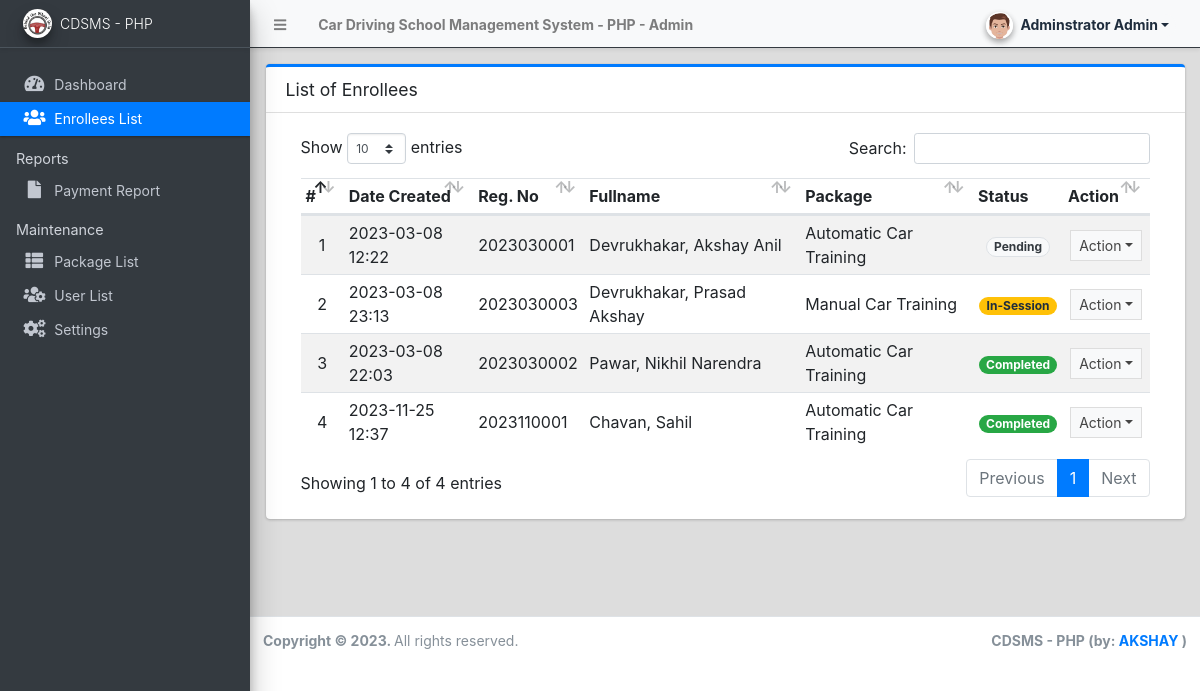
The page /admin/?page=enrollees (signed in) on the database its author committed.
### tables this page shows
CREATE TABLE `enrollee_list` (
  `id` int(30) NOT NULL,
  `reg_no` varchar(50) NOT NULL,
  `package_id` int(30) NOT NULL,
  `cost` float NOT NULL DEFAULT 0,
  `firstname` text NOT NULL,
  `middlename` text DEFAULT NULL,
  `lastname` text NOT NULL,
  `gender` varchar(50) NOT NULL,
  `dob` date NOT NULL,
  `email` text NOT NULL,
  `contact` text NOT NULL,
  `address` text NOT NULL,
  `start_date` date NOT NULL,
  `time` varchar(250) NOT NULL,
  `status` tinyint(4) NOT NULL DEFAULT 0 COMMENT '0= pending,1=verified,2=in session, 3=completed,4 = cancelled',
  `date_created` datetime NOT NULL DEFAULT current_timestamp(),
  `date_updated` datetime DEFAULT NULL ON UPDATE current_timestamp()
);

CREATE TABLE `package_list` (
  `id` int(11) NOT NULL,
  `name` text NOT NULL,
  `description` text NOT NULL,
  `training_duration` varchar(100) NOT NULL,
  `cost` float NOT NULL DEFAULT 0,
  `status` tinyint(1) NOT NULL DEFAULT 1,
  `date_created` datetime NOT NULL DEFAULT current_timestamp()
);

### config.php (called while the page is built, shortened)
<?php
require_once('classes/DBConnection.php');
require_once('classes/SystemSettings.php');
function validate_image($file){
	if(!empty($file)){
        $ex = explode('?',$file);
        $file = $ex[0];
        $param =  isset($ex[1]) ? '?'.$ex[1]  : '';
		if(is_file(base_app.$file)){
			return base_url.$file.$param;
		}else{
			return base_url.'dist/img/no-image-available.png';
		}
	}else{
		return base_url.'dist/img/no-image-available.png';
	}
}
function isMobileDevice(){
    $aMobileUA = array(
        '/iphone/i' => 'iPhone',
        '/ipod/i' => 'iPod',
        '/ipad/i' => 'iPad',
        '/android/i' => 'Android',
        '/blackberry/i' => 'BlackBerry',
        '/webos/i' => 'Mobile'
    );
    return false;
}
?>

### classes/DBConnection.php (called while the page is built, shortened)
<?php
class DBConnection{
    private $host = DB_SERVER;
    private $username = DB_USERNAME;
    private $password = DB_PASSWORD;
    private $database = DB_NAME;
    public $conn;
    public function __construct(){
        if (!isset($this->conn)) {
            $this->conn = new mysqli($this->host, $this->username, $this->password, $this->database);
        }
    }
}
?>

### classes/SystemSettings.php (called while the page is built, shortened)
<?php
class SystemSettings extends DBConnection{
	function userdata($field = ''){
		if(!empty($field)){
			if(isset($_SESSION['userdata'][$field]))
				return $_SESSION['userdata'][$field];
			else
				return null;
		}else{
			return false;
		}
	}
	function info($field=''){
		if(!empty($field)){
			if(isset($_SESSION['system_info'][$field]))
				return $_SESSION['system_info'][$field];
			else
				return false;
		}else{
			return false;
		}
	}
}
$_settings = new SystemSettings();
?>

### admin/enrollees/index.php (the view, shortened to what this page needs)
<div class="card card-outline card-primary">
	<div class="card-header">
		<h3 class="card-title">List of Enrollees</h3>
	</div>
	<div class="card-body">
		<div class="container-fluid">
        <div class="container-fluid">
			<table class="table table-hover table-striped">
				<colgroup>
					<col width="5%">
					<col width="15%">
					<col width="10%">
					<col width="25%">
					<col width="20%">
					<col width="10%">
					<col width="10%">
				</colgroup>
				<thead>
					<tr>
						<th>#</th>
						<th>Date Created</th>
						<th>Reg. No</th>
						<th>Fullname</th>
						<th>Package</th>
						<th>Status</th>
						<th>Action</th>
					</tr>
				</thead>
				<tbody>
					<?php
						$i = 1;
						$qry = $conn->query("SELECT e.*,CONCAT(lastname, ', ', firstname,' ',middlename) as fullname,p.name from `enrollee_list` e inner join package_list p on e.package_id = p.id order by e.`status` asc,unix_timestamp(e.`date_created`)");
						while($row = $qry->fetch_assoc()):
					?>
						<tr>
							<td class="text-center"><?php echo $i++; ?></td>
							<td class=""><?php echo date("Y-m-d H:i",strtotime($row['date_created'])) ?></td>
							<td><?php echo ($row['reg_no']) ?></td>
							<td><?php echo ucwords($row['fullname']) ?></td>
							<td><?php echo ($row['name']) ?></td>
							<td class="text-center">
                                <?php
                                    switch($row['status']){
										case '2':
											echo "<span class='badge badge-warning badge-pill'>In-Session</span>";
											break;
										case '3':
											echo "<span class='badge badge-success badge-pill'>Completed</span>";
											break;
										case '0':
											echo "<span class='badge badge-light badge-pill text-dark border'>Pending</span>";
											break;
                                    }
                                ?>
                            </td>
							<td align="center">
								 <button type="button" class="btn btn-flat btn-default btn-sm dropdown-toggle dropdown-icon" data-toggle="dropdown">
				                  		Action
				                  </button>
							</td>
						</tr>
					<?php endwhile; ?>
				</tbody>
			</table>
		</div>
		</div>
	</div>
</div>

### admin/index.php (shortened to what this page needs)
<?php require_once('../config.php'); ?>
 <!DOCTYPE html>
<html lang="en" class="" style="height: auto;">
<?php require_once('inc/header.php') ?>
  <body class="sidebar-mini layout-fixed control-sidebar-slide-open layout-navbar-fixed sidebar-mini-md sidebar-mini-xs" data-new-gr-c-s-check-loaded="14.991.0" data-gr-ext-installed="" style="height: auto;">
    <div class="wrapper">
     <?php require_once('inc/topBarNav.php') ?>
     <?php require_once('inc/navigation.php') ?>
     <?php $page = isset($_GET['page']) ? $_GET['page'] : 'home';  ?>
      <div class="content-wrapper pt-3" style="min-height: 567.854px;">
        <section class="content ">
          <div class="container-fluid">
            <?php
              if(!file_exists($page.".php") && !is_dir($page)){
                  include '404.html';
              }else{
                if(is_dir($page))
                  include $page.'/index.php';
                else
                  include $page.'.php';
              }
            ?>
          </div>
        </section>
      </div>
      <?php require_once('inc/footer.php') ?>
  </body>
</html>

### admin/inc/header.php (shortened to what this page needs)
<head>
    <link rel="stylesheet" href="<?php echo base_url ?>plugins/fontawesome-free/css/all.min.css">
    <link rel="stylesheet" href="<?php echo base_url ?>plugins/tempusdominus-bootstrap-4/css/tempusdominus-bootstrap-4.min.css">
  <link rel="stylesheet" href="<?php echo base_url ?>plugins/datatables-bs4/css/dataTables.bootstrap4.min.css">
  <link rel="stylesheet" href="<?php echo base_url ?>plugins/datatables-responsive/css/responsive.bootstrap4.min.css">
  <link rel="stylesheet" href="<?php echo base_url ?>plugins/datatables-buttons/css/buttons.bootstrap4.min.css">
  <link rel="stylesheet" href="<?php echo base_url ?>plugins/select2/css/select2.min.css">
  <link rel="stylesheet" href="<?php echo base_url ?>plugins/select2-bootstrap4-theme/select2-bootstrap4.min.css">
    <link rel="stylesheet" href="<?php echo base_url ?>plugins/icheck-bootstrap/icheck-bootstrap.min.css">
    <link rel="stylesheet" href="<?php echo base_url ?>plugins/jqvmap/jqvmap.min.css">
    <link rel="stylesheet" href="<?php echo base_url ?>dist/css/adminlte.css">
    <link rel="stylesheet" href="<?php echo base_url ?>dist/css/custom.css">
    <link rel="stylesheet" href="<?php echo base_url ?>plugins/overlayScrollbars/css/OverlayScrollbars.min.css">
    <link rel="stylesheet" href="<?php echo base_url ?>plugins/daterangepicker/daterangepicker.css">
    <link rel="stylesheet" href="<?php echo base_url ?>plugins/summernote/summernote-bs4.min.css">
  <link rel="stylesheet" href="<?php echo base_url ?>plugins/sweetalert2-theme-bootstrap-4/bootstrap-4.min.css">
  </head>

### admin/inc/topBarNav.php (shortened to what this page needs)
<nav class="main-header navbar navbar-expand navbar-light border  border-dark border-top-0  border-left-0 border-right-0 navbar-light text-sm shadow-sm">
  <ul class="navbar-nav">
    <li class="nav-item">
    <a class="nav-link" data-widget="pushmenu" href="#" role="button"><i class="fas fa-bars"></i></a>
    </li>
    <li class="nav-item d-none d-sm-inline-block">
      <a href="<?php echo base_url ?>" class="nav-link"><b><?php echo (!isMobileDevice()) ? $_settings->info('name'):$_settings->info('short_name'); ?> - Admin</b></a>
    </li>
  </ul>
  <ul class="navbar-nav ml-auto">
    <li class="nav-item">
      <div class="btn-group nav-link">
            <button type="button" class="btn btn-rounded badge badge-light dropdown-toggle dropdown-icon" data-toggle="dropdown">
              <span><img src="<?php echo validate_image($_settings->userdata('avatar')) ?>" class="img-circle elevation-2 user-img" alt="User Image"></span>
              <span class="ml-3"><?php echo ucwords($_settings->userdata('firstname').' '.$_settings->userdata('lastname')) ?></span>
            </button>
        </div>
    </li>
  </ul>
</nav>

### admin/inc/navigation.php (shortened to what this page needs)
<aside class="main-sidebar sidebar-dark-primary elevation-4 sidebar-no-expand bg-dark">
  <a href="<?php echo base_url ?>admin" class="brand-link bg-transparent text-sm shadow-sm">
  <img src="<?php echo validate_image($_settings->info('logo'))?>" alt="Store Logo" class="brand-image img-circle elevation-3 bg-black" style="width: 1.8rem;height: 1.8rem;max-height: unset;object-fit:scale-down;object-position:center center">
  <span class="brand-text font-weight-light"><?php echo $_settings->info('short_name') ?></span>
  </a>
  <div class="sidebar os-host os-theme-light os-host-overflow os-host-overflow-y os-host-resize-disabled os-host-transition os-host-scrollbar-horizontal-hidden">
    <div class="os-content-glue" style="margin: 0px -8px; width: 249px; height: 646px;"></div>
    <div class="os-padding">
      <div class="os-viewport os-viewport-native-scrollbars-invisible" style="overflow-y: scroll;">
        <div class="os-content" style="padding: 0px 8px; height: 100%; width: 100%;">
          <nav class="mt-4">
             <ul class="nav nav-pills nav-sidebar flex-column text-sm nav-compact nav-flat nav-child-indent nav-collapse-hide-child" data-widget="treeview" role="menu" data-accordion="false">
              <li class="nav-item dropdown">
                <a href="./" class="nav-link nav-home">
                  <i class="nav-icon fas fa-tachometer-alt"></i>
                  <p>
                    Dashboard
                  </p>
                </a>
              </li>
              <li class="nav-item">
                <a href="<?php echo base_url ?>admin/?page=enrollees" class="nav-link nav-enrollees">
                  <i class="nav-icon fas fa-users"></i>
                  <p>
                    Enrollees List
                  </p>
                </a>
              </li>
              <li class="nav-header">Reports</li>
              <li class="nav-item dropdown">
                <a href="<?php echo base_url ?>admin/?page=reports" class="nav-link nav-reports">
                  <i class="nav-icon fas fa-file"></i>
                  <p>
                    Payment Report
                  </p>
                </a>
              </li>
              <?php if($_settings->userdata('type') == 1): ?>
              <li class="nav-header">Maintenance</li>
              <li class="nav-item dropdown">
                <a href="<?php echo base_url ?>admin/?page=packages" class="nav-link nav-packages">
                  <i class="nav-icon fas fa-th-list"></i>
                  <p>
                    Package List
                  </p>
                </a>
              </li>
              <li class="nav-item dropdown">
                <a href="<?php echo base_url ?>admin/?page=user/list" class="nav-link nav-user_list">
                  <i class="nav-icon fas fa-users-cog"></i>
                  <p>
                    User List
                  </p>
                </a>
              </li>
              <li class="nav-item dropdown">
                <a href="<?php echo base_url ?>admin/?page=system_info" class="nav-link nav-system_info">
                  <i class="nav-icon fas fa-cogs"></i>
                  <p>
                    Settings
                  </p>
                </a>
              </li>
              <?php endif; ?>
            </ul>
          </nav>
        </div>
      </div>
    </div>
  </div>
</aside>

### admin/inc/footer.php (shortened to what this page needs)
<footer class="main-footer text-sm">
        <strong>Copyright © <?php echo date('Y') ?>.
        </strong>
        All rights reserved.
        <div class="float-right d-none d-sm-inline-block">
          <b><?php echo $_settings->info('short_name') ?> (by: <a href="http://1sourcecodr.blogspot.com/" target="blank">AKSHAY</a> )</b>
        </div>
      </footer>
    </div>

### admin/inc/topBarNav.php (style rules this page uses)
.user-img { position: absolute; height: 27px; width: 27px; object-fit: cover; left: -7%; top: -12%; }
.btn-rounded { border-radius: 50px; }

### rows shown on the page
enrollee_list: date_created "2023-03-08 12:22", reg_no "2023030001", fullname "Devrukhakar, Akshay Anil", package.name "Automatic Car Training", status "Pending"
enrollee_list: date_created "2023-03-08 23:13", reg_no "2023030003", fullname "Devrukhakar, Prasad Akshay", package.name "Manual Car Training", status "In-Session"
enrollee_list: date_created "2023-03-08 22:03", reg_no "2023030002", fullname "Pawar, Nikhil Narendra", package.name "Automatic Car Training", status "Completed"
enrollee_list: date_created "2023-11-25 12:37", reg_no "2023110001", fullname "Chavan, Sahil", package.name "Automatic Car Training", status "Completed"

### other values the page prints
$_settings->info('name') "Car Driving School Management System - PHP"
$_settings->userdata('firstname').' '.$_settings->userdata('lastname') "Adminstrator Admin"
$_settings->info('short_name') "CDSMS - PHP"
